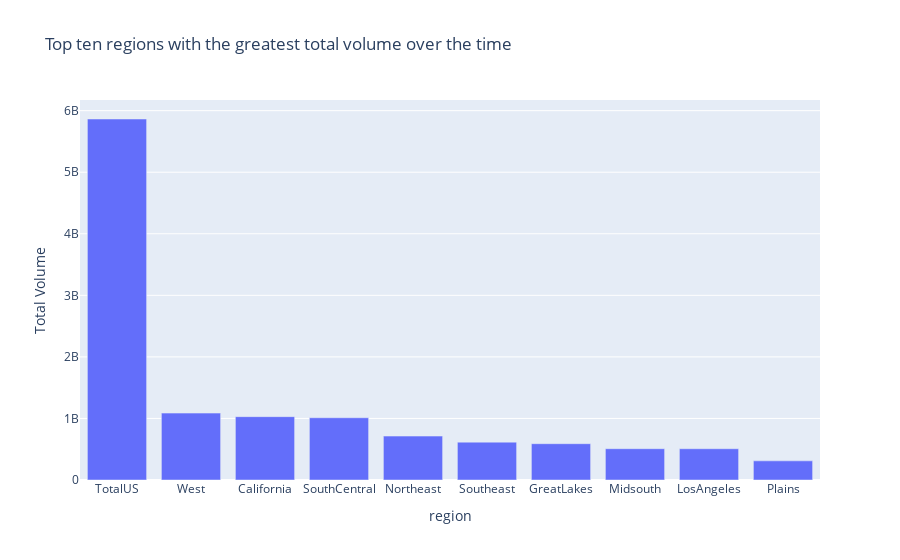

The notebook cell this image was saved under:
### Code cell
ten_largest_volume_regions = Avos.groupby(['region'])['Total Volume'].sum().sort_values(ascending=False).reset_index().head(10)
fig = px.bar(ten_largest_volume_regions,x='region', y='Total Volume', title='Top ten regions with the greatest total volume over the time')
fig.show()

### Figure 1 — Plotly figure (JSON) as saved in the notebook; plotly's stock layout.template omitted (floating-point values rounded to 4 significant figures)
{"data": [{"alignmentgroup": "True", "hovertemplate": "region=%{x}<br>Total Volume=%{y}<extra></extra>", "legendgroup": "", "marker": {"color": "#636efa", "pattern": {"shape": ""}}, "name": "", "offsetgroup": "", "orientation": "v", "showlegend": false, "textposition": "auto", "type": "bar", "x": ["TotalUS", "West", "California", "SouthCentral", "Northeast", "Southeast", "GreatLakes", "Midsouth", "LosAngeles", "Plains"], "xaxis": "x", "y": [5865000000.0, 1087000000.0, 1029000000.0, 1011000000.0, 713300000.0, 615200000.0, 589600000.0, 508300000.0, 507900000.0, 311200000.0], "yaxis": "y"}], "layout": {"barmode": "relative", "legend": {"tracegroupgap": 0}, "title": {"text": "Top ten regions with the greatest total volume over the time"}, "xaxis": {"anchor": "y", "domain": [0, 1], "title": {"text": "region"}}, "yaxis": {"anchor": "x", "domain": [0, 1], "title": {"text": "Total Volume"}}}}
